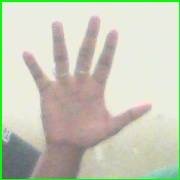
#> input picture test.jpg, 180 x 180 px
$ python -i findmediannew.py   (imports and definitions only)   (Python 2 division)
#> lines starting #> are read from the running program, lines starting #| are printed output that depends on the picture
### generateBox.py
import cv2
import numpy as np

# [5 lines left out: function creatDict, not called in this run]

def generateCenterBox(img, factor, sz) :
#> further down, picture is the input picture: shape (180, 180, 3); mean B, G, R 185.8, 203.9, 200.3
	w, h, channels = img.shape
	sw = w/factor
	sh = h/factor
	mtopx = w/2-sw/2
	mtopy = h/2-sh/2
	listOfBoxes = []
	listOfBoxes.append(creatDict(mtopx, mtopy))
	listOfBoxes.append(creatDict(w/2-sz/2, mtopy))
	listOfBoxes.append(creatDict(w/2+sw/2-sz, mtopy))
	listOfBoxes.append(creatDict(mtopx, h/2-sz/2))
	listOfBoxes.append(creatDict(w/2-sz/2, h/2-sz/2))
	listOfBoxes.append(creatDict(w/2+sw/2-sz, h/2-sz/2))
	listOfBoxes.append(creatDict(mtopx, h/2+sh/2-sz/2))
	listOfBoxes.append(creatDict(w/2-sz/2, h/2+sh/2-sz))
	listOfBoxes.append(creatDict(w/2+sw/2-sz, h/2+sh/2-sz))
	return listOfBoxes

#-----------------------------------------------------testing-----------------------------------------

img = cv2.imread('star.png')
color = (0, 255, 0)
sz = 4
rects = generateCenterBox(img, 8, sz)
for dict in rects :
	cv2.rectangle(img, (dict['topx'], dict['topy']), (dict['topx']+sz, dict['topy']+sz), color, 1)
#cv2.imshow('1', img)
#cv2.waitKey(100000)
#-----------------------------------------------------testing-----------------------------------------

### findmediannew.py
# -*- coding: utf-8 -*-
"""
Created on Fri Apr  1 11:31:17 2016

@author: abhishek
"""
import numpy as np
import generateBox as gb
import cv2
import binarize as b
import imgcreatebase as i
import find_contour_and_convexity_defect as dc
def findmedian(image,boxes,size):
    lst=[]
    for corner in boxes:
        red=[]
        green=[]
        blue=[]
        l=[]
        for yval in range(corner['topy'],corner['topy']+size):
                for xval in range(corner['topx'],corner['topx']+size):
                    red.append(image[xval][yval][0])
                    green.append(image[xval][yval][1])
                    blue.append(image[xval][yval][2])
        red.sort()
        green.sort()
        blue.sort()
        retind=(len(red)+1)/2
        l.append(red[retind])
        l.append(green[retind])
        l.append(blue[retind])
        lst.append(l)
    return lst


#--------------------------------------------testing-------------------------------------------------
def matToImg(im, img) :
    imc = np.zeros_like(img)
    imc[:,:,0] = im
    imc[:,:,1] = im
    imc[:,:,2] = im
    im = imc
    return im
def preprocessImage(img) :
    #print img
    sz = 4
    h,w,_ = img.shape
#> h = 180; w = 180
    img = img[3:h-h/5,3:w-6]
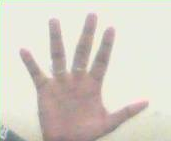
#> img: shape (141, 171, 3); mean of channels 0, 1, 2 199.9, 210.3, 216.1; drawn as B, G, R
    img = cv2.resize(img, (50, 50))
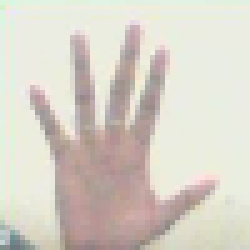
#> img: shape (50, 50, 3) (shown 5 times larger); mean of channels 0, 1, 2 199.9, 210.2, 216; drawn as B, G, R
#> (the run stopped early here; a loop or call above may not have finished)

$ run again, on haat.jpg
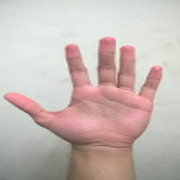
#> input picture haat.jpg, 180 x 180 px
#> picture is the input picture: shape (180, 180, 3); mean B, G, R 179.9, 185, 198.9
#> in preprocessImage, `img = img[3:h-h/5,3:w-6]`:
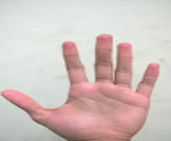
#> img: shape (141, 171, 3); mean of channels 0, 1, 2 190.2, 193.9, 210.5; drawn as B, G, R
#> in preprocessImage, `img = cv2.resize(img, (50, 50))`:
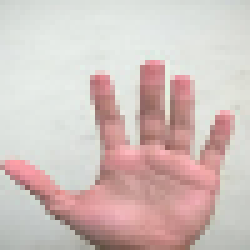
#> img: shape (50, 50, 3) (shown 5 times larger); mean of channels 0, 1, 2 190.1, 193.8, 210.4; drawn as B, G, R

$ run again, on hand.jpg
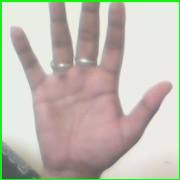
#> input picture hand.jpg, 180 x 180 px
#> picture is the input picture: shape (180, 180, 3); mean B, G, R 178.1, 189.2, 193.3
#> in preprocessImage, `img = img[3:h-h/5,3:w-6]`:
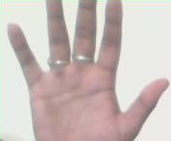
#> img: shape (141, 171, 3); mean of channels 0, 1, 2 187.5, 191.1, 203.9; drawn as B, G, R
#> in preprocessImage, `img = cv2.resize(img, (50, 50))`:
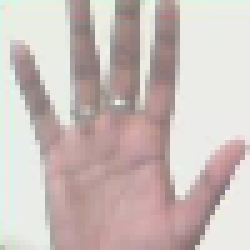
#> img: shape (50, 50, 3) (shown 5 times larger); mean of channels 0, 1, 2 187.5, 191, 203.7; drawn as B, G, R

$ run again, on hand1.jpg
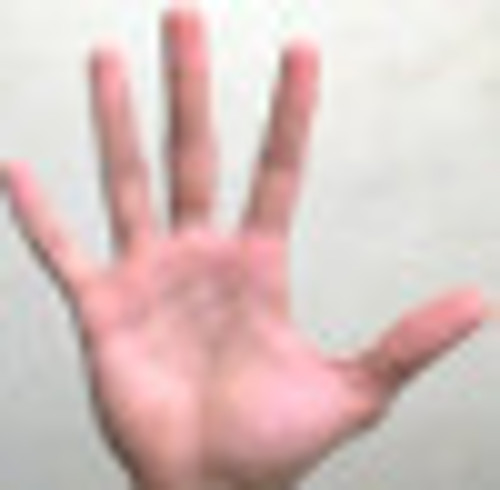
#> input picture hand1.jpg, 500 x 490 px
#> picture is the input picture: shape (490, 500, 3); mean B, G, R 191.5, 194.4, 216.2
#> in preprocessImage, `img = img[3:h-h/5,3:w-6]`:
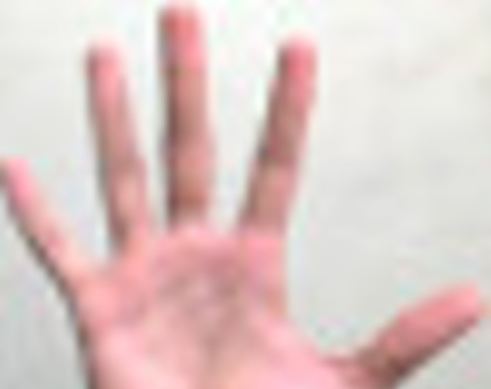
#> img: shape (389, 491, 3); mean of channels 0, 1, 2 197.8, 200.5, 222.6; drawn as B, G, R
#> in preprocessImage, `img = cv2.resize(img, (50, 50))`:
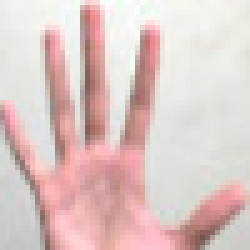
#> img: shape (50, 50, 3) (shown 5 times larger); mean of channels 0, 1, 2 197.7, 200.4, 222.5; drawn as B, G, R
